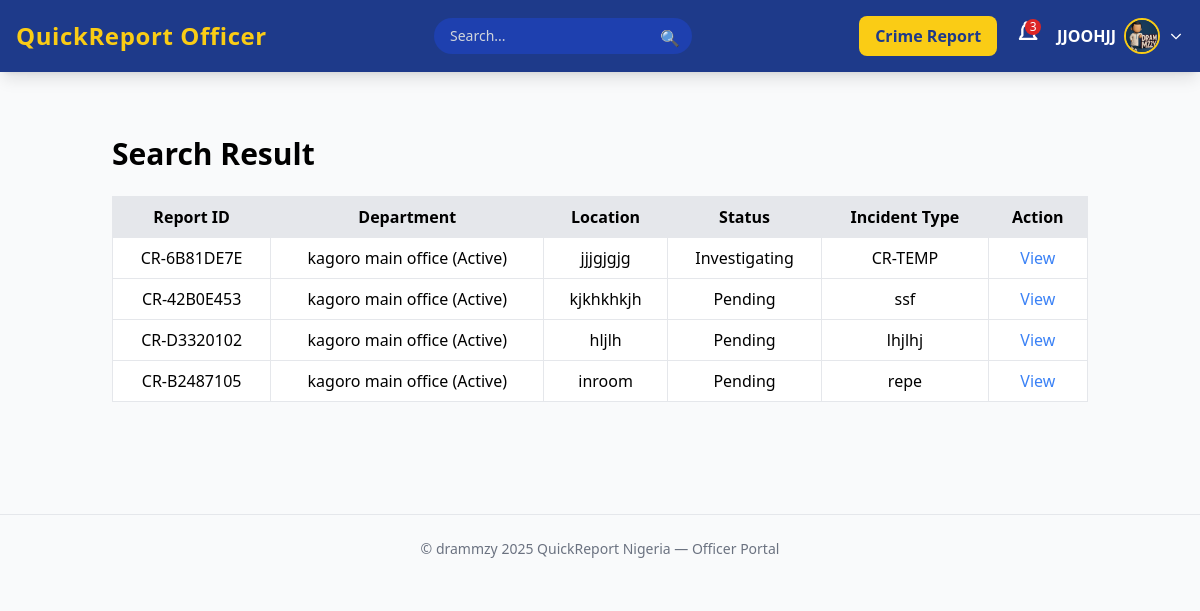
Page /search-report (signed in) on the earlier database version.
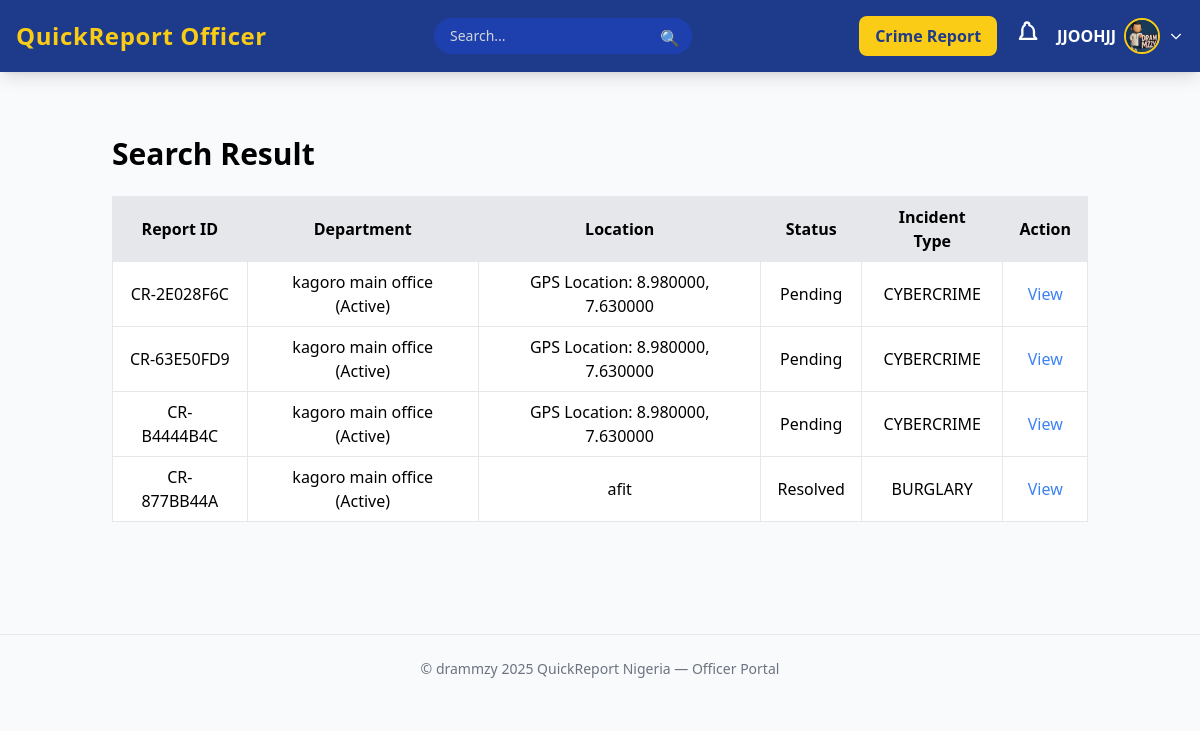
Same page on the later database version.
### crime_app/models.py (models this page shows, shortened)
class CrimeReport(models.Model):
    STATUS_CHOICES = (
        ('Pending', 'Pending'),
        ('Investigating', 'Investigating'),
        ('Resolved', 'Resolved'),
        ('Dismissed', 'Dismissed')
    )
    PRIORITY_CHOICES = (
        ('Low', 'Low'),
        ('Medium', 'Medium'),
        ('High', 'High'),
        ('Emergency', 'Emergency')
    )
    INCIDENT_TYPES = [
        ('CR-TEMP', 'CR-TEMP'),
        ('ASSAULT', 'Assault'),
        ('BURGLARY', 'Burglary'),
        ('THEFT', 'Theft'),
        ('ROBBERY', 'Robbery'),
        ('VANDALISM', 'Vandalism'),
        ('FRAUD', 'Fraud'),
        ('CYBERCRIME', 'Cyber Crime'),
        ('DRUG_OFFENSE', 'Drug Offense'),
        ('TRAFFIC_ACCIDENT', 'Traffic Accident'),
        ('DOMESTIC_VIOLENCE', 'Domestic Violence'),
        ('HARASSMENT', 'Harassment'),
        ('OTHER', 'Other'),
    ]
    report_id = models.CharField(max_length=12, unique=True, editable=False)
    reporter = models.ForeignKey(User, on_delete=models.SET_NULL, null=True, blank=True, related_name='reports')
    department = models.ForeignKey(Department, on_delete=models.SET_NULL, null=True, blank=True)
    title = models.CharField(max_length=200)
    description = models.TextField()
    location = models.CharField(max_length=255)
    latitude = models.FloatField(null=True, blank=True)
    longitude = models.FloatField(null=True, blank=True)
    incident_type = models.CharField(max_length=50, choices=INCIDENT_TYPES)
    priority = models.CharField(max_length=20, choices=PRIORITY_CHOICES, default='Medium')
    evidence_image = models.ImageField(upload_to='evidence/images/%Y/%m/%d/', null=True, blank=True)
    evidence_video = models.FileField(upload_to='evidence/videos/%Y/%m/%d/', null=True, blank=True)
    evidence_audio = models.FileField(upload_to='evidence/audio/%Y/%m/%d/', null=True, blank=True)
    date_reported = models.DateTimeField(auto_now_add=True)
    date_updated = models.DateTimeField(auto_now=True)
    status = models.CharField(max_length=20, choices=STATUS_CHOICES, default='Pending')
    class Meta:
        ordering = ['-date_reported']
        indexes = [
            models.Index(fields=['status', 'date_reported']),
            models.Index(fields=['reporter', 'date_reported']),
            models.Index(fields=['department', 'date_reported']),
        ]
        verbose_name = "Crime Report"
        verbose_name_plural = "Crime Reports"

class Department(models.Model):
    name = models.CharField(max_length=100, unique=True)
    location = models.CharField(max_length=150)
    contact_number = models.CharField(max_length=20, blank=True, null=True)
    established_date = models.DateField(blank=True, null=True)
    is_active = models.BooleanField(default=True)
    def __str__(self):
        return f"{self.name} ({'Active' if self.is_active else 'Suspended'})"

### crime_app/views.py (the view)
# urls.py: path('search-report', views.search_report, name="search-report"),
def search_report(request):
    if not hasattr(request.user, 'officer'):
        messages.error(request, "Only officers can access this page.")
        return redirect('my-login')
    officer = request.user.officer
    officer_dept = officer.department
    query = request.GET.get('q', '')
    results = []
    if query:
        results = CrimeReport.objects.filter(
            Q(department=officer_dept) & (
                Q(report_id__icontains=query) |
                Q(location__icontains=query) |
                Q(status__icontains=query) |
                Q(incident_type__icontains=query)
            )
        )
    else:
        results = CrimeReport.objects.filter(department=officer_dept)
    context = {
        'results': results,
        'query': query
    }
    return render(request, 'crime_app/officerPage/search-report.html', context)

### crime_app/context_processors.py (called while the page is built)
def officer_notifications(request):
    if request.user.is_authenticated and hasattr(request.user, 'officer'):
        officer = request.user.officer
        unread_count = officer.notifications.filter(is_read=False).count()
        recent_notifications = officer.notifications.order_by('-created_at')[:5]
    else:
        unread_count = 0
        recent_notifications = []
    return {
        'unread_count': unread_count,
        'recent_notifications': recent_notifications,
    }

### crime_app/templates/crime_app/officerPage/search-report.html
{% extends 'crime_app/officerPage/main.html' %}
{% load crispy_forms_tags %}
{% block content %}
<div class="container mx-auto p-6">
    <h1 class="text-3xl font-bold mb-6">Search Result</h1>
    {% if results %}
        <div class="overflow-x-auto">
            <table class="min-w-full bg-white border rounded shadow">
                <thead class="bg-gray-200">
                    <tr>
                        <th class="py-2 px-4 border">Report ID</th>
                        <th class="py-2 px-4 border">Department</th>
                        <th class="py-2 px-4 border">Location</th>
                        <th class="py-2 px-4 border">Status</th>
                        <th class="py-2 px-4 border">Incident Type</th>
                        <th class="py-2 px-4 border">Action</th>
                    </tr>
                </thead>
                <tbody  class="text-center">
                    {% for crime in results %}
                        <tr class="hover:bg-gray-100">
                            <td class="py-2 px-4 border">{{ crime.report_id }}</td>
                            <td class="py-2 px-4 border">{{ crime.department }}</td>
                            <td class="py-2 px-4 border">{{ crime.location }}</td>
                            <td class="py-2 px-4 border">{{ crime.status }}</td>
                            <td class="py-2 px-4 border">{{ crime.incident_type }}</td>
                            <td class="py-2 px-4 border text-blue-500"> <a href="">View</a> </td>
                        </tr>
                    {% endfor %}
                </tbody>
            </table>
        </div>
    {% else %}
        {% if query %}
            <p class="text-red-500 mt-4">No results found for "<strong>{{ query }}</strong>".</p>
        {% else %}
            <p class="text-gray-500 mt-4">Enter a search query to find crime reports.</p>
        {% endif %}
    {% endif %}
</div>
{% endblock %}

### crime_app/templates/crime_app/officerPage/main.html (shortened to what this page needs)
{% load static %}
<!DOCTYPE html>
<html lang="en">
<head>
  <script src="https://cdn.tailwindcss.com"></script>
</head>
<body class="bg-gray-50 font-sans antialiased">
  <header class="bg-blue-900 text-white shadow-lg fixed top-0 w-full z-50">
    <div class="max-w-7xl mx-auto px-4 py-4 flex justify-between items-center">
      <div class="flex items-center space-x-2">
        <h1 class="text-2xl text-yellow-400 font-bold tracking-wide">
          <a href="{% url 'officer-board' %}">QuickReport Officer</a>
        </h1>
      </div>
      <div class="relative">
        <form method="GET" action="{% url 'search-report' %}" class="relative w-full max-w-md mx-auto">
        <input
            type="text"
            name="q"
            placeholder="Search..."
            value="{{ request.GET.q }}"
            class="bg-blue-800 text-sm px-4 py-2 rounded-full focus:outline-none focus:ring-2 focus:ring-yellow-400 placeholder-gray-300 text-gray-100 w-full pr-10"
        >
        <button type="submit" class="absolute right-0 top-0 mt-2 mr-3 text-gray-400">
            🔍
        </button>
    </form>
      </div>
      <div class="flex items-center space-x-4">
        <a href="{% url 'add-report' %}" class="hidden md:inline-block bg-yellow-400 hover:bg-yellow-500 text-blue-900 px-4 py-2 rounded-lg font-semibold transition">
          Crime Report
        </a>
        <div class="relative">
          <button id="notifyBtn" class="relative focus:outline-none">
            {% if unread_count > 0 %}
              <span id="notificationCount" class="absolute top-0 right-0 bg-red-600 text-xs text-white rounded-full w-4 h-4 flex items-center justify-center">
                {{ unread_count }}
              </span>
            {% endif %}
          </button>
        </div>
        <div class="relative">
          <button id="profileBtn" class="flex items-center space-x-2 focus:outline-none">
            <span class="hidden md:inline font-semibold">{{ user.last_name|upper }}</span>
            {% if user.officer.profile_picture %}
              <img src="{{ user.officer.profile_picture.url }}" alt="Officer Photo"
                class="w-9 h-9 rounded-full border-2 border-yellow-400 object-cover">
            {% else %}
              <img src="{% static 'images/avatar.png' %}" alt="Officer" class="w-9 h-9 rounded-full border-2 border-yellow-400">
            {% endif %}
            <svg class="w-4 h-4" fill="none" stroke="currentColor" stroke-width="2" viewBox="0 0 24 24">
              <path d="M19 9l-7 7-7-7"></path>
            </svg>
          </button>
        </div>
      </div>
    </div>
  </header>
  <main class="max-w-7xl mx-auto px-6 pt-28 pb-10">
    {% block content %}
    {% endblock %}
  </main>
  <footer class="text-center text-sm text-gray-500 py-6 border-t mt-12">
    &copy;  drammzy 2025 QuickReport Nigeria — Officer Portal
  </footer>
</body>
</html>

Differences in the rows shown:
removed CrimeReport: report_id "CR-6B81DE7E", department "kagoro main office (Active)", location "jjjgjgjg", status "Investigating", incident_type "CR-TEMP"
removed CrimeReport: report_id "CR-42B0E453", department "kagoro main office (Active)", location "kjkhkhkjh", status "Pending", incident_type "ssf"
removed CrimeReport: report_id "CR-D3320102", department "kagoro main office (Active)", location "hljlh", status "Pending", incident_type "lhjlhj"
removed CrimeReport: report_id "CR-B2487105", department "kagoro main office (Active)", location "inroom", status "Pending", incident_type "repe"
added CrimeReport: report_id "CR-2E028F6C", department "kagoro main office (Active)", location "GPS Location: 8.980000, 7.630000", status "Pending", incident_type "CYBERCRIME"
added CrimeReport: report_id "CR-63E50FD9", department "kagoro main office (Active)", location "GPS Location: 8.980000, 7.630000", status "Pending", incident_type "CYBERCRIME"
added CrimeReport: report_id "CR-B4444B4C", department "kagoro main office (Active)", location "GPS Location: 8.980000, 7.630000", status "Pending", incident_type "CYBERCRIME"
added CrimeReport: report_id "CR-877BB44A", department "kagoro main office (Active)", location "afit", status "Resolved", incident_type "BURGLARY"
Other differences:
{{ unread_count }}: "3" → (not shown)
